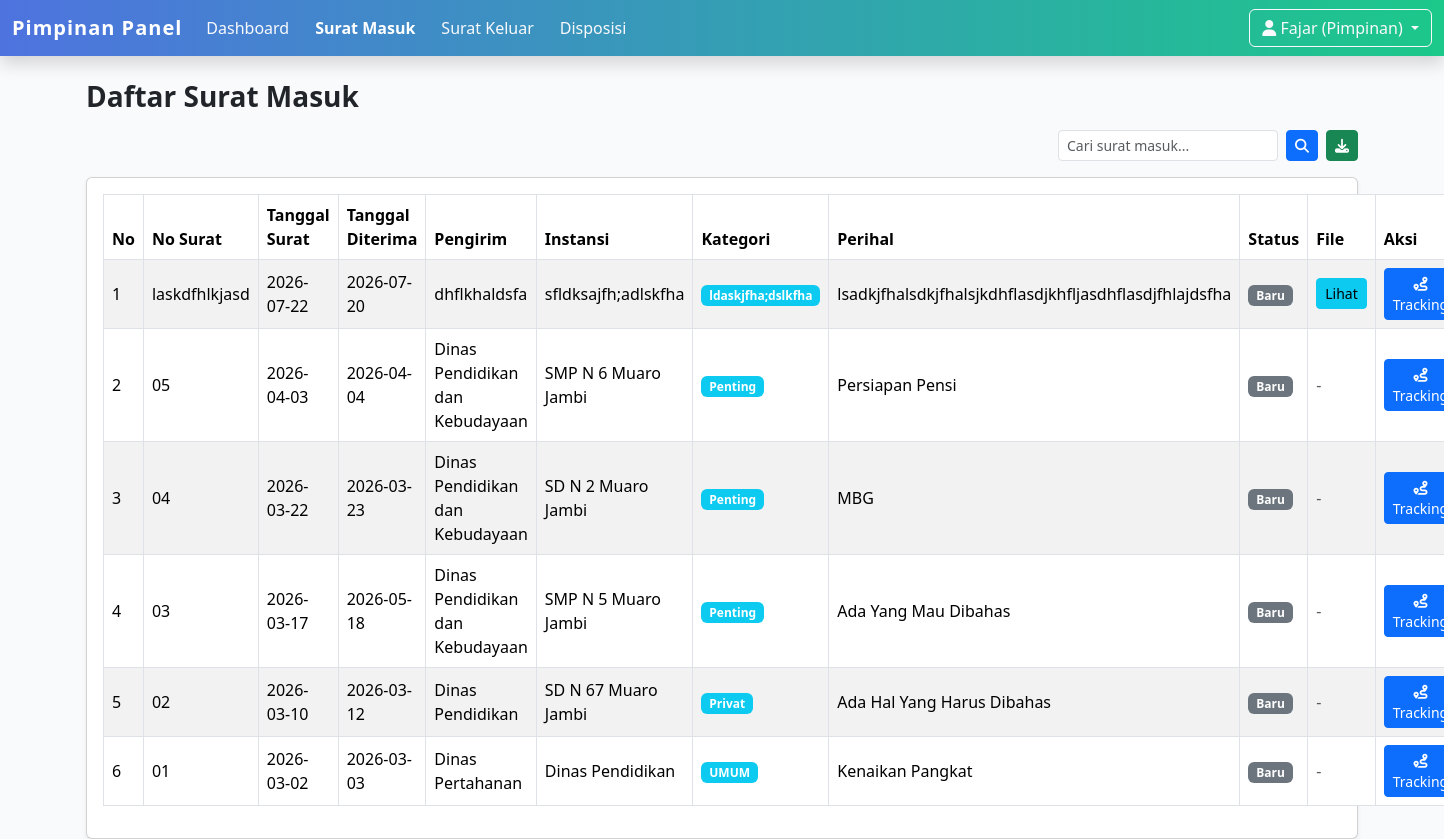
Before: /staf/surat_masuk.php (signed in) with the older database file.
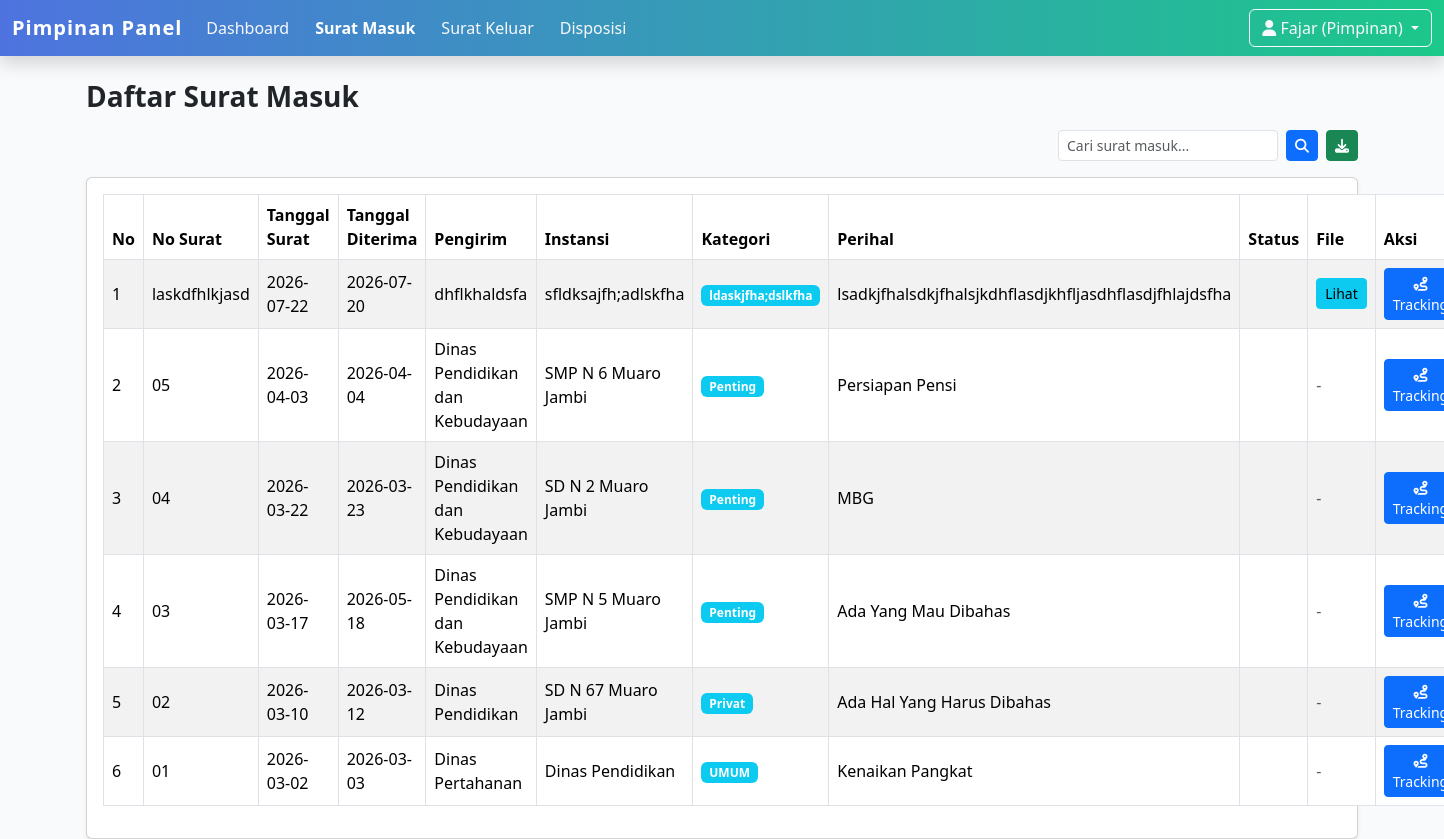
After: the same page with the newer database file.
### tables this page shows
CREATE TABLE `surat_masuk` (
  `id` int(11) NOT NULL,
  `no_agenda` varchar(50) DEFAULT NULL,
  `no_surat` varchar(100) DEFAULT NULL,
  `tgl_surat` date DEFAULT NULL,
  `tgl_diterima` date DEFAULT NULL,
  `pengirim` varchar(150) DEFAULT NULL,
  `instansi` varchar(150) DEFAULT NULL,
  `perihal` varchar(255) DEFAULT NULL,
  `kategori` varchar(100) DEFAULT NULL,
  `file_surat` varchar(255) DEFAULT NULL,
  `status` enum('draft','menunggu_verifikasi','terverifikasi','diproses_kasi_pais','selesai') DEFAULT 'draft',
  `created_at` timestamp NULL DEFAULT current_timestamp()
);

### staf/surat_masuk.php (the view, shortened to what this page needs)
<?php
include "../includes/tracking.php";
include "../includes/header_staf.php";
$q = isset($_GET['q']) ? mysqli_real_escape_string($conn, $_GET['q']) : "";
if ($q) {
    $sql = "SELECT * FROM surat_masuk
            WHERE no_surat LIKE '%$q%'
               OR pengirim LIKE '%$q%'
               OR perihal LIKE '%$q%'
               OR instansi LIKE '%$q%'
               OR kategori LIKE '%$q%'
            ORDER BY tgl_surat DESC";
} else {
    $sql = "SELECT * FROM surat_masuk ORDER BY tgl_surat DESC";
}
$surat = mysqli_query($conn, $sql);
?>
<div class="container mt-4">
  <h3 class="fw-bold mb-3">Daftar Surat Masuk</h3>
  <div class="d-flex justify-content-end mb-3">
    <form class="d-flex align-items-center" method="get" action="">
      <input type="text" name="q" value="<?= htmlspecialchars($q); ?>"
             class="form-control form-control-sm me-2"
             placeholder="Cari surat masuk..." style="max-width:220px;">
      <button class="btn btn-sm btn-primary me-2" type="submit">
        <i class="fa fa-search"></i>
      </button>
      <a href="staf_export.php?type=surat_masuk" class="btn btn-sm btn-success">
            <i class="fa fa-download"></i>
          </a>
    </form>
  </div>
  <div class="card shadow-sm">
    <div class="card-body">
      <table class="table table-bordered table-striped align-middle">
        <thead class="text-white" style="background: linear-gradient(90deg, #4e73df, #1cc88a);">
          <tr>
            <th>No</th>
            <th>No Surat</th>
            <th>Tanggal Surat</th>
            <th>Tanggal Diterima</th>
            <th>Pengirim</th>
            <th>Instansi</th>
            <th>Kategori</th>
            <th>Perihal</th>
            <th>Status</th>
            <th>File</th>
            <th>Aksi</th>
          </tr>
        </thead>
        <tbody>
          <?php if (mysqli_num_rows($surat) > 0): ?>
            <?php $no=1; while($row=mysqli_fetch_assoc($surat)): ?>
            <tr>
              <td><?= $no++; ?></td>
              <td><?= htmlspecialchars($row['no_surat']); ?></td>
              <td><?= htmlspecialchars($row['tgl_surat']); ?></td>
              <td><?= htmlspecialchars($row['tgl_diterima']); ?></td>
              <td><?= htmlspecialchars($row['pengirim']); ?></td>
              <td><?= htmlspecialchars($row['instansi']); ?></td>
              <td><span class="badge bg-info"><?= htmlspecialchars($row['kategori']); ?></span></td>
              <td><?= htmlspecialchars($row['perihal']); ?></td>
              <td><?= statusBadge($row['status']); ?></td>
              <td>
                <?php if($row['file_surat']): ?>
                  <a href="../assets/uploads/surat_masuk/<?= htmlspecialchars($row['file_surat']); ?>"
                     class="btn btn-info btn-sm" target="_blank">Lihat</a>
                <?php else: ?>
                  <span class="text-muted">-</span>
                <?php endif; ?>
              </td>
              <td>
                <a href="../tracking.php?type=surat_masuk&id=<?= $row['id']; ?>" class="btn btn-sm btn-primary">
                  <i class="fa fa-route"></i> Tracking
                </a>
              </td>
            </tr>
            <?php endwhile; ?>
          <?php else: ?>
            <tr>
              <td colspan="11" class="text-center text-muted">Tidak ada data surat masuk.</td>
            </tr>
          <?php endif; ?>
        </tbody>
      </table>
    </div>
  </div>
</div>
<?php include "../includes/footer.php"; ?>

### includes/tracking.php (shortened to what this page needs)
<?php
function getStatusSteps() {
    return [
        'draft'                 => 'Draft',
        'menunggu_verifikasi'   => 'Menunggu Verifikasi',
        'terverifikasi'         => 'Terverifikasi',
        'diproses_kasi_pais'    => 'Diproses Kasi PAIS',
        'selesai'               => 'Selesai',
    ];
}
function getStatusLabel($status) {
    $steps = getStatusSteps();
    return isset($steps[$status]) ? $steps[$status] : ucfirst(str_replace('_', ' ', $status));
}
function getStatusColor($status) {
    $colors = [
        'draft'                 => 'secondary',
        'menunggu_verifikasi'   => 'warning',
        'terverifikasi'         => 'info',
        'diproses_kasi_pais'    => 'primary',
        'selesai'               => 'success',
    ];
    return isset($colors[$status]) ? $colors[$status] : 'secondary';
}
function statusBadge($status) {
    return '<span class="badge bg-' . getStatusColor($status) . '">' . htmlspecialchars(getStatusLabel($status)) . '</span>';
}

Changed rows visible on the page:
changed surat_masuk "laskdfhlkjasd": status "Baru" → (not shown)
changed surat_masuk "SMP N 6 Muaro Jambi": status "Baru" → (not shown)
changed surat_masuk "SD N 2 Muaro Jambi": status "Baru" → (not shown)
changed surat_masuk "SMP N 5 Muaro Jambi": status "Baru" → (not shown)
changed surat_masuk "SD N 67 Muaro Jambi": status "Baru" → (not shown)
changed surat_masuk "Dinas Pertahanan": status "Baru" → (not shown)
